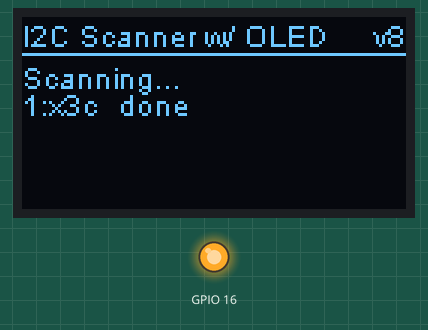
This sketch was run on a simulated ESP32. Shown: 128×64 one-colour display, output pins drawn as LEDs (lit = HIGH). What the sketch prints to the serial monitor is not drawn.

Above: at 0.2 s.

The sketch:

esp32_i2c_scanner.ino
```cpp
/*===========================================================================
  Title: I2C Scanner
    - Repository: https://gist.github.com/AustinSaintAubin/dc8abb2d168f5f7c27d65bb4829ca870

  Version: 8
  Date: 2018 / 02 / 17
  Author: Austin St. Aubin
  Email: AustinSaintAubin@gmail.com

  Description:
    Scans for i2c Devices

  Version History:
    Version 8
      Added preprocessor statments for display
    Version 6
      Added i2c Ports
      Added OLED output
    Version 5, March 28, 2013
      As version 4, but address scans now to 127.
      A sensor seems to use address 120.
    Version 4, March 3, 2013, Using Arduino 1.0.3
      by Arduino.cc user Krodal.
      Changes by louarnold removed.
      Scanning addresses changed from 0...127 to 1...119,
      according to the i2c scanner by Nick Gammon
      http://www.gammon.com.au/forum/?id=10896
    Version 3, Feb 26  2013
      V3 by louarnold
    Version 2, Juni 2012, Using Arduino 1.0.1
       Adapted to be as simple as possible by Arduino.cc user Krodal
    Version 1
      This program (or code that looks like it)
      can be found in many places.
      For example on the Arduino.cc forum.
      The original author is not known.

  Notes:

    This sketch tests the standard 7-bit addresses
    Devices with higher bit address might not be seen properly.

  ============================================================================= */

// [# Preprocessor Statements #]
#define OLED_DISPLAY true    // Enable OLED Display
#define OLED_DISPLAY_SSD1306  // OLED Display Type: SSD1306(OLED_DISPLAY_SSD1306) / SH1106(OLED_DISPLAY_SH1106), comment this line out to disable oled

// [ Included Library's ]
#include <Wire.h>

// Initialize the OLED display using I2C
#ifdef OLED_DISPLAY_SSD1306
  #include "SSD1306.h"   // alias for `#include "SSD1306Wire.h"`
#elif defined OLED_DISPLAY_SH1106
  #include "SH1106.h"  // alias for `#include "SH1106Wire.h"`
#elif !OLED_DISPLAY
  #warning "OLED Display Disabled"
#else
  #error "Undefined OLED Display Type"
#endif
/*For a connection via I2C using brzo_i2c (must be installed) include
    #include <brzo_i2c.h>  Only needed for Arduino 1.6.5 and earlier
    #include "SSD1306Brzo.h"
    #include "SH1106Brzo.h"
  For a connection via SPI include
    #include <SPI.h>  Only needed for Arduino 1.6.5 and earlier
    #include "SSD1306Spi.h"
    #include "SH1106SPi.h"
*/

// [ Global Pin Constants / Varables ]
/*Initialize the OLED display using SPI
  D5 -> CLK
  D7 -> MOSI (DOUT)
  D0 -> RES
  D2 -> DC
  D8 -> CS */
const uint8_t I2C_SDA_PIN = 4; //SDA;  // i2c SDA Pin
const uint8_t I2C_SCL_PIN = 15; //SCL;  // i2c SCL Pin
const int DISPLAY_WIDTH=128;
const int DISPLAY_HEIGHT=64;
// [ Global Classes ]
#ifdef OLED_DISPLAY_SSD1306
  SSD1306  display(0x3c, I2C_SDA_PIN, I2C_SCL_PIN);
#elif defined OLED_DISPLAY_SH1106
  SH1106 display(0x3c, I2C_SDA_PIN, I2C_SCL_PIN);
#endif

void setup()
{

  pinMode(16, OUTPUT);
  digitalWrite(16, LOW);
  delay(25);
  digitalWrite(16, HIGH);
  Wire.begin(I2C_SDA_PIN, I2C_SCL_PIN);

  // Serial
  Serial.begin(115200);
  Serial.println("\nI2C Scanner");

  // OLED
  #if OLED_DISPLAY
    display.init();
    display.flipScreenVertically();
    display.setContrast(255);
    display.setFont(ArialMT_Plain_10);
    display.setColor(WHITE);
    // - - - - - - - - - - - - - -
    display.setTextAlignment(TEXT_ALIGN_RIGHT);
    display.drawString(DISPLAY_WIDTH, 0, "v8");
    display.setTextAlignment(TEXT_ALIGN_LEFT);
    display.drawString(0, 0, "I2C Scanner w/ OLED");
    // - - - - - - - - - - - - - -
    display.drawLine(0, 12, DISPLAY_WIDTH, 12);
    // - - - - - - - - - - - - - -
    display.display();
  #endif
}


void loop()
{
  byte error, address;
  int nDevices;

  Serial.println("Scanning...");

  #if OLED_DISPLAY
    display.setTextAlignment(TEXT_ALIGN_LEFT);
    display.drawString(0, 14, "Scanning...");
    display.display();
  #endif

  nDevices = 0;
  for(address = 1; address < 127; address++ ) {
    // The i2c_scanner uses the return value of
    // the Write.endTransmisstion to see if
    // a device did acknowledge to the address.
    Wire.beginTransmission(address);
    error = Wire.endTransmission();

    if (error == 0) {
      nDevices++;

      Serial.print("Device found @ 0x");
      if (address<16)
        Serial.print("0");
      Serial.print(address,HEX);
      Serial.println("  !");

      #if OLED_DISPLAY
        display.drawString(((nDevices -1) % 4) * 32, 23 + (round((nDevices -1) /4) *10), (String)nDevices + ":x" + String(address, HEX));
        display.display();
      #endif
    }
    else if (error==4)
    {
      Serial.print("Unknow error @ 0x");
      if (address<16)
        Serial.print("0");
      Serial.println(address,HEX);

      #if OLED_DISPLAY
        display.drawString(((nDevices -1) % 4) * 32, 23 + (round((nDevices -1) /4) *10), "!:x" + String(address, HEX));
        display.display();
      #endif
    }
  }
  if (nDevices == 0) {
    Serial.println("No I2C devices found\n");

    #if OLED_DISPLAY
        display.drawString(0, 23 , "No I2C devices found");
        display.display();
    #endif
  } else {
    Serial.println("done\n");

    #if OLED_DISPLAY
        display.drawString(((nDevices -0) % 4) * 32, 23 + (round((nDevices -0) /4) *10), "done");
        display.display();
    #endif
  }

// DEBUGING
//  for(address = 40; address < 52; address++ ) {
//    nDevices++;
//    display.drawString(((nDevices -1) % 4) * 32, 23 + (round((nDevices -1) /4) *10), (String)nDevices + ":x" + String(address, HEX));
//    Serial.println(address,HEX);
//  }

  delay(5000);           // wait 5 seconds for next scan

  #if OLED_DISPLAY
    // Clear Bottom of Display
    display.setColor(BLACK);
    display.fillRect(0, 13, DISPLAY_WIDTH, DISPLAY_HEIGHT - 13);
    display.setColor(WHITE);
  #endif
}
```
